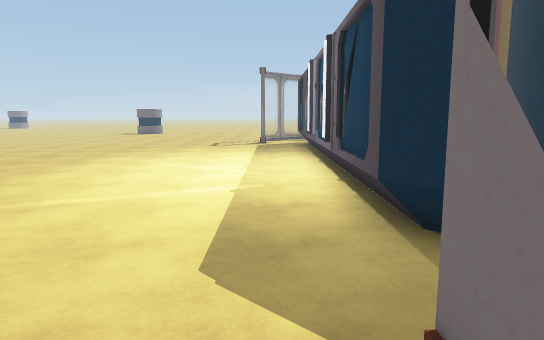
[1] (above)

24 first-person views from a walk through a 3-D level made in the Unity game engine. The camera is 1.5 m above the floor, tilts 8° down and sees 70° across. Doors are open. The floor is counted in squares, 1 m on a side. Each view is taken from the middle of a square. On the plan, view 1 faces up. The plan holds only what a view shows up to about 17 squares ahead; the rest is blank. The place goes on beyond the plan. The player character is not drawn. Some surface patterns are stand-ins.

[2]
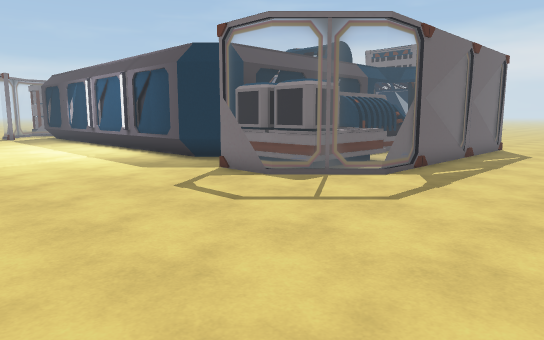

[3]
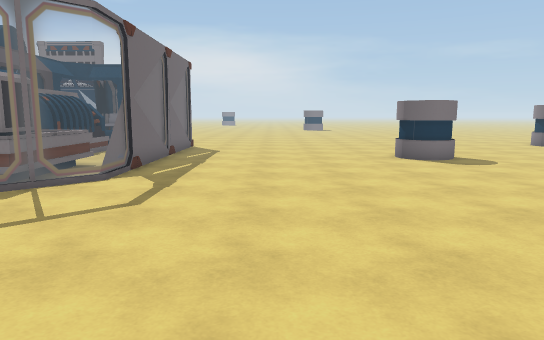

[4]
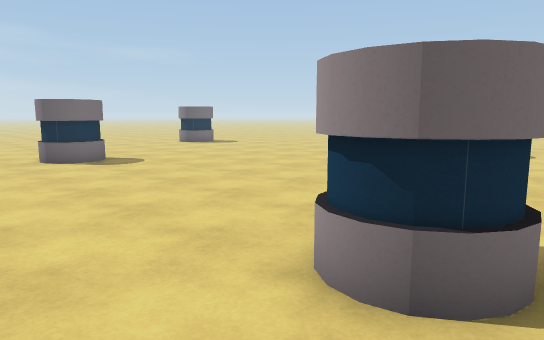

[5]
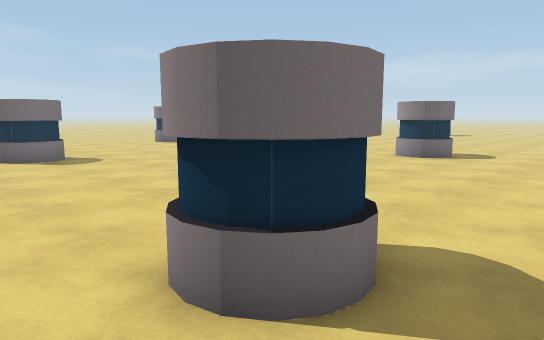

[6]
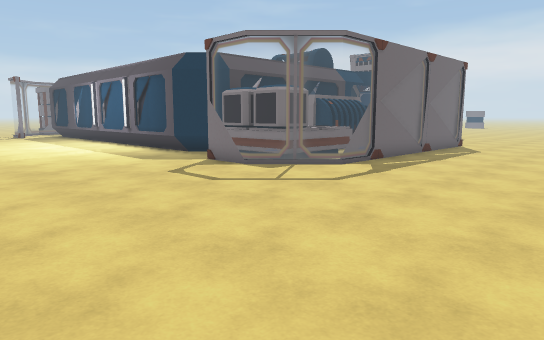

[7]
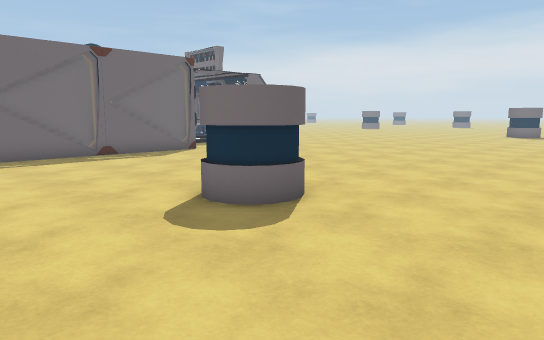

[8]
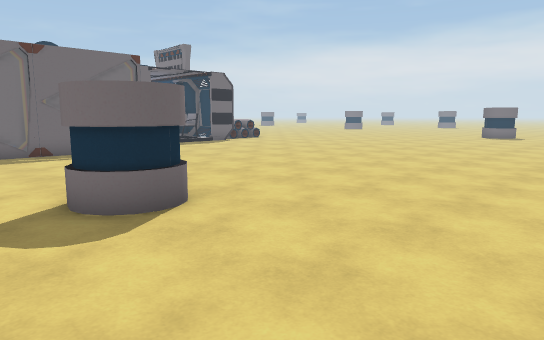

[9]
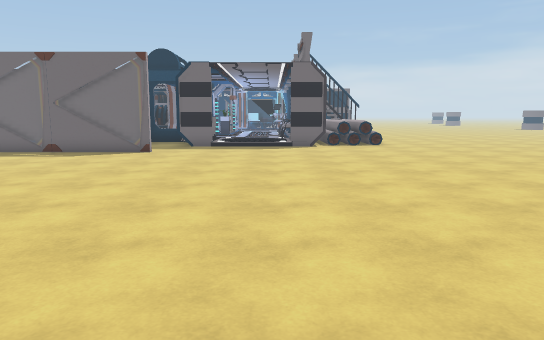

[10]
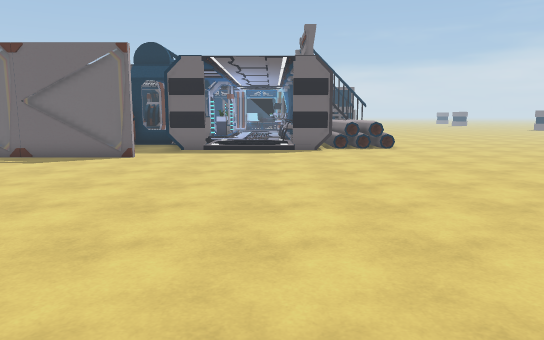

[11]
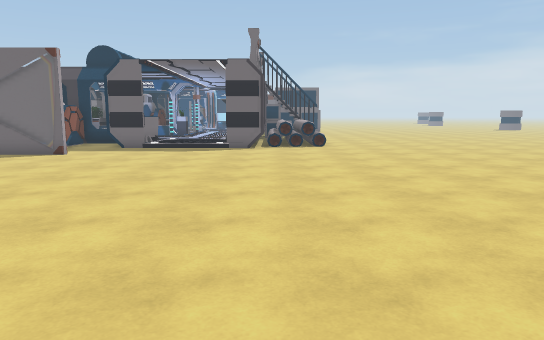

[12]
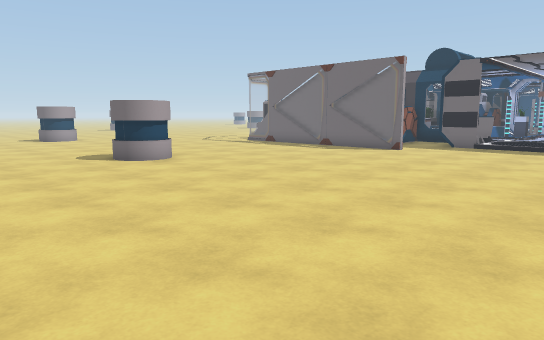

[13]
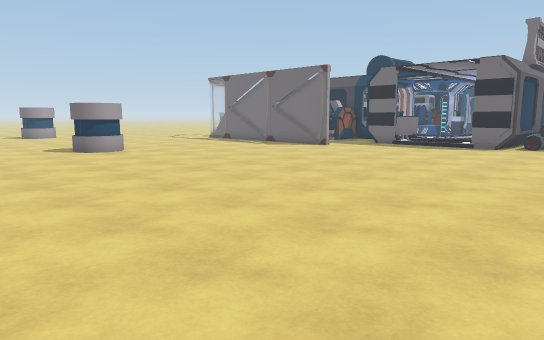

[14]
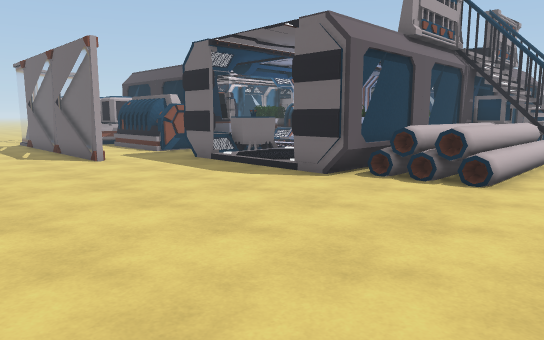

[15]
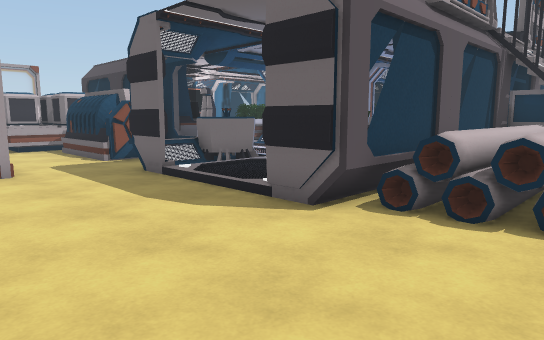

[16]
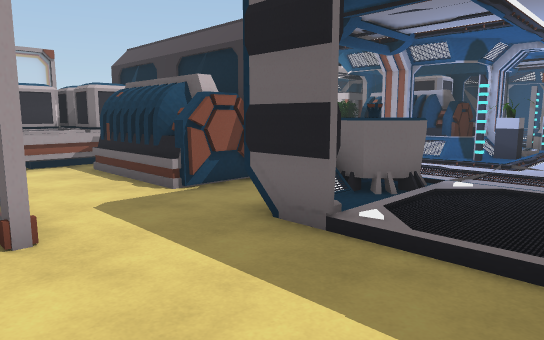

[17]
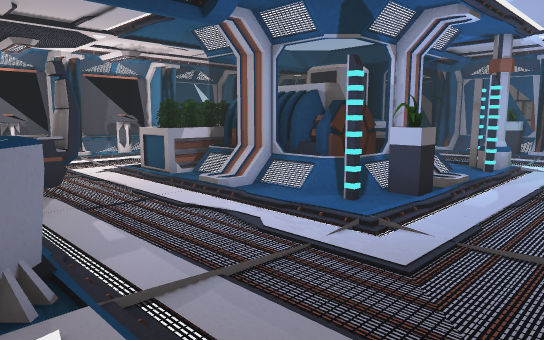

[18]
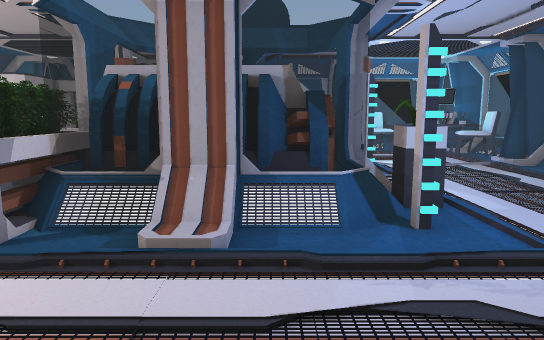

[19]
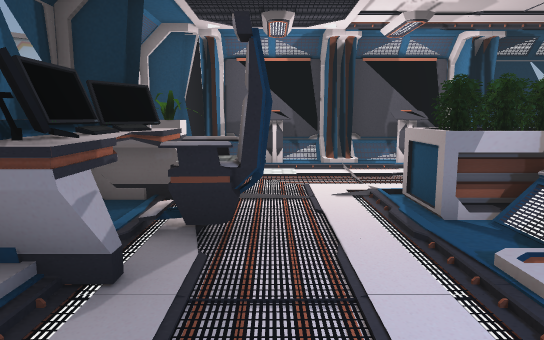

[20]
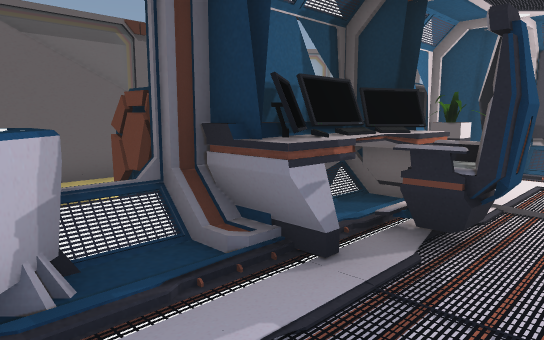

[21]
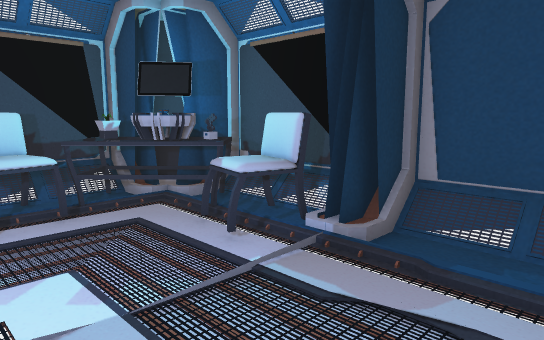

[22]
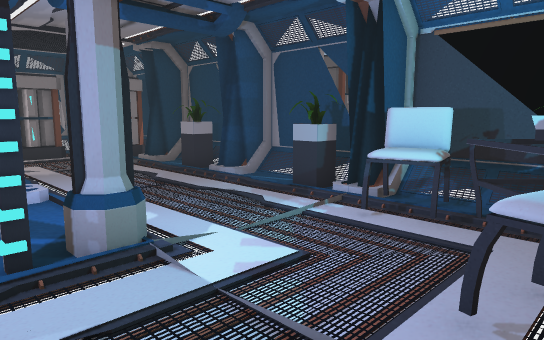

[23]
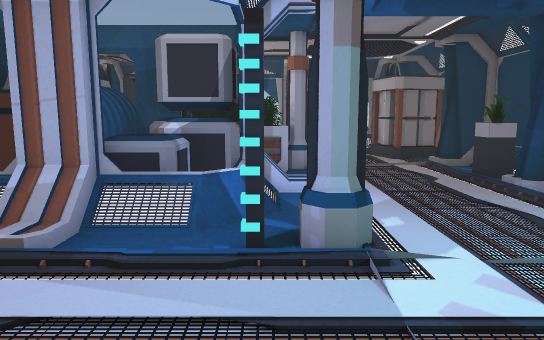

[24]
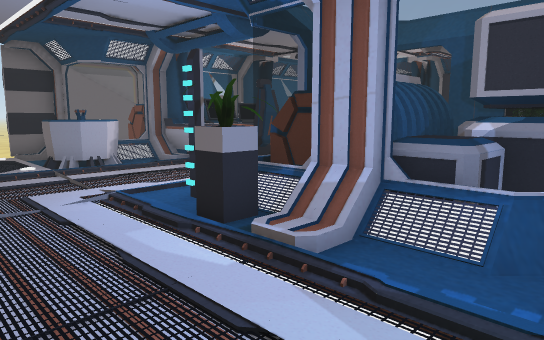

### Floor plan
Key: @ floor where view 1 was taken; # wall or solid block; . main floor; : floor 0.25 m higher than the main floor; / step, stairs or slope; D open door; = window, fence, low wall or low ledge; E desk; C column; G generator; P plant; N console; B battery; T table; H chair; O other object.
Columns run from 7 left of view 1 to 26 right of it. Each row starts with its distance up from view 1.
 28                  B
 27                  B
 26
 25
 24
 23
 22            BB #=PP#=PP#==T##
 21          #   :::::::::#HHOO#
 20          = ............HHOOT
 19          B ...............H=
 18          B ..............HH##
 17 .........#    CC../..#C...###
 16 .........      CO //#C#..../O
 15 .........=     OOOOO=/:.... O
 14 .........=    OOOOOOO/:...
 13 .........#     #OOGO##/...   O
 12 .........=     OGGGGGP:..    /
 11 .........NN.  OOGGGGG#:..   //
 10 .........=:...OOO///##:..   //
  9  ........#:...:O::/::::..  ####
  8  ........=:..............  /O
  7   .......NN.....O........  /O O
  6   .......=:.....#O.......  OO O.
  5   .......##.P.EEEEE..O:::  #OOO.
  4   .......##///#EEE#/OOO::: O OO.
  3   .......OOOOOOOOOO.=O:::  /OOO.
  2   ......=OOOOOOOOOO../:::: /OOO.
  1   ......=O OOOOOOOO..#DDDDD##.....
  0   .....@=OOOOO....................
 -1  ........=........................
 -2  .........===========.............
 -3  .................................
 -4  .................................
 -5  .................................
 -6  .................................
 -7  .................................
 -8 . ................................
 -9 . ................................
-10  .OO..............................
-11  .OO..........OOO.................
-12  ..  .........OOO................
-13  ...  ..........................
-14  .... ...........................
-15  ....  ..........................
-16  .....  ........................
-17   ....  .......................
-18   ....   .......         .  .   .

Positions as (right, up) in squares from view 1, and headings:
1: (0, 0), facing up
2: (-6, -7), facing up-right
3: (-6, -6), facing right
4: (-6, -7), facing down-right
5: (-7, -8), facing down-right
6: (-7, -9), facing up-right
7: (3, -17), facing up-right
8: (5, -18), facing up-right
9: (18, -18), facing up
10: (18, -16), facing up
11: (21, -17), facing up
12: (21, -18), facing up-left
13: (25, -18), facing up-left
14: (26, -7), facing up-left
15: (24, -4), facing up-left
16: (18, -3), facing up-left
17: (18, 4), facing up-left
18: (12, 5), facing up
19: (14, 7), facing left
20: (14, 8), facing down-left
21: (15, 14), facing up-right
22: (19, 15), facing up-left
23: (19, 16), facing left
24: (18, 16), facing down-left
